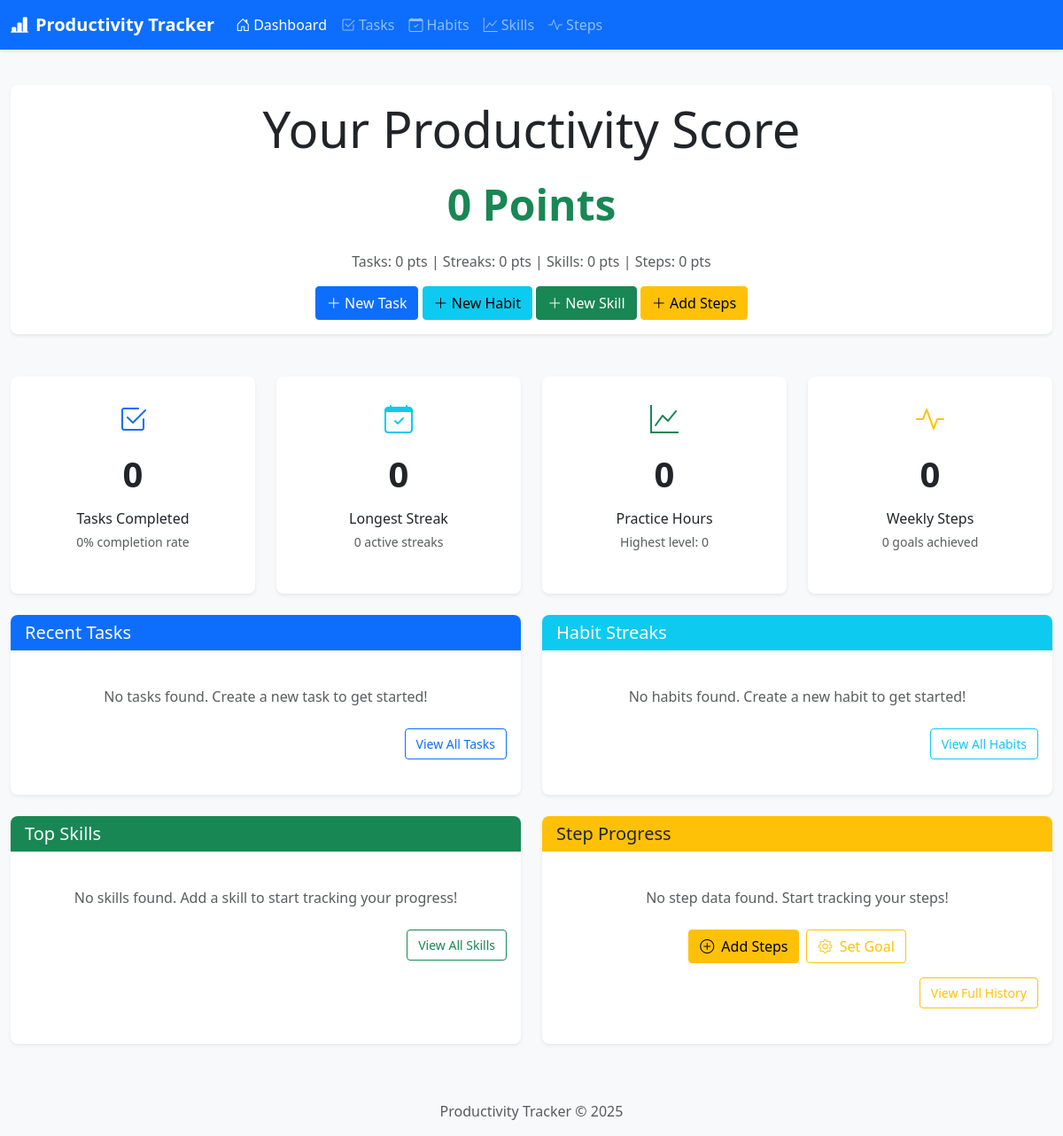
Before: / with the older database file.
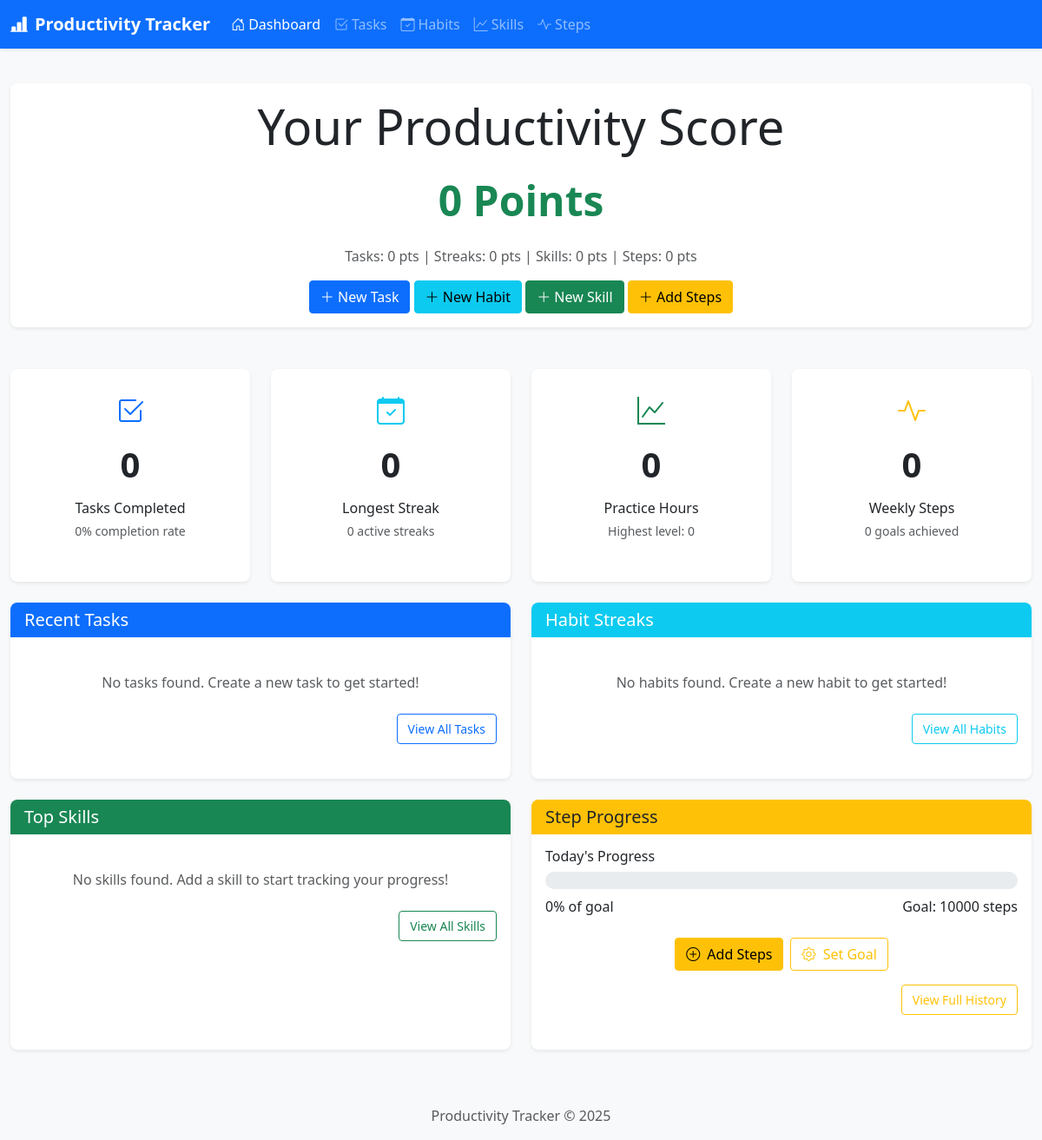
After: the same page with the newer database file.
### productivity_tracker/models/step_count.py (models this page shows, shortened)
class StepCount(db.Model):
    id = db.Column(db.Integer, primary_key=True)
    date = db.Column(db.Date, default=date.today, nullable=False)
    steps = db.Column(db.Integer, default=0)
    goal = db.Column(db.Integer, default=10000)
    created_at = db.Column(db.DateTime, default=datetime.utcnow)
    def goal_achieved(self):
        return self.steps >= self.goal
    def progress_percentage(self):
        if self.goal == 0:  # Avoid division by zero
            return 100
        return min(100, int((self.steps / self.goal) * 100))

### productivity_tracker/routes/home.py (the view)
@home.route('/')
def index():
    stats = get_total_stats()
    recent_tasks = Task.query.order_by(desc(Task.created_at)).limit(5).all()
    recent_habits = Habit.query.order_by(desc(Habit.current_streak)).limit(5).all()
    top_skills = Skill.query.order_by(desc(Skill.level)).limit(3).all()
    last_week = date.today() - timedelta(days=7)
    step_history = StepCount.query.filter(StepCount.date >= last_week).order_by(StepCount.date).all()
    today = date.today()
    now = datetime.now()
    return render_template('home.html',
                           stats=stats,
                           recent_tasks=recent_tasks,
                           recent_habits=recent_habits,
                           top_skills=top_skills,
                           step_history=step_history,
                           today=today,
                           now=now)

### productivity_tracker/templates/home.html (shortened to what this page needs)
{% extends "layout.html" %}
{% block content %}
<div class="row">
    <div class="col-md-12 mb-4">
        <div class="card">
            <div class="card-body text-center">
                <h1 class="display-4 mb-0">Your Productivity Score</h1>
                <div class="points-display my-3">{{ stats.total_points }} Points</div>
                <div class="text-muted mb-3">
                    Tasks: {{ stats.task_points }} pts | Streaks: {{ stats.streak_points }} pts |
                    Skills: {{ stats.skill_points }} pts | Steps: {{ stats.step_points }} pts
                </div>
                <div class="d-grid gap-2 d-md-block">
                    <a href="{{ url_for('tasks.new_task') }}" class="btn btn-primary">
                        <i class="bi bi-plus-lg"></i> New Task
                    </a>
                    <a href="{{ url_for('habits.new_habit') }}" class="btn btn-info">
                        <i class="bi bi-plus-lg"></i> New Habit
                    </a>
                    <a href="{{ url_for('skills.new_skill') }}" class="btn btn-success">
                        <i class="bi bi-plus-lg"></i> New Skill
                    </a>
                    <a href="{{ url_for('steps.add_steps') }}" class="btn btn-warning">
                        <i class="bi bi-plus-lg"></i> Add Steps
                    </a>
                </div>
            </div>
        </div>
    </div>
</div>
<div class="row mb-4">
    <div class="col-md-3">
        <div class="card stat-card">
            <i class="bi bi-check2-square text-primary" style="font-size: 2rem;"></i>
            <div class="stat-value">{{ stats.completed_tasks }}</div>
            <div class="stat-label">Tasks Completed</div>
            <div class="text-muted small">{{ stats.task_completion_rate }}% completion rate</div>
        </div>
    </div>
    <div class="col-md-3">
        <div class="card stat-card">
            <i class="bi bi-calendar-check text-info" style="font-size: 2rem;"></i>
            <div class="stat-value">{{ stats.longest_streak }}</div>
            <div class="stat-label">Longest Streak</div>
            <div class="text-muted small">{{ stats.active_streaks }} active streaks</div>
        </div>
    </div>
    <div class="col-md-3">
        <div class="card stat-card">
            <i class="bi bi-graph-up text-success" style="font-size: 2rem;"></i>
            <div class="stat-value">{{ stats.total_practice_hours|round(1) }}</div>
            <div class="stat-label">Practice Hours</div>
            <div class="text-muted small">Highest level: {{ stats.highest_skill_level }}</div>
        </div>
    </div>
    <div class="col-md-3">
        <div class="card stat-card">
            <i class="bi bi-activity text-warning" style="font-size: 2rem;"></i>
            <div class="stat-value">{{ stats.weekly_steps }}</div>
            <div class="stat-label">Weekly Steps</div>
            <div class="text-muted small">{{ stats.goals_achieved }} goals achieved</div>
        </div>
    </div>
</div>
<div class="row">
    <div class="col-md-6 mb-4">
        <div class="card h-100">
            <div class="card-header bg-primary text-white">
                <h5 class="mb-0">Recent Tasks</h5>
            </div>
            <div class="card-body">
                {% if recent_tasks %}
                    <ul class="list-group list-group-flush">
                        {% for task in recent_tasks %}
                            <li class="list-group-item task-list-item {% if task.completed %}task-completed{% endif %}">
                                <div class="d-flex justify-content-between align-items-center">
                                    <div>
                                        {% if task.completed %}
                                            <i class="bi bi-check-circle-fill text-success me-2"></i>
                                        {% else %}
                                            <i class="bi bi-circle text-muted me-2"></i>
                                        {% endif %}
                                        <a href="{{ url_for('tasks.task_detail', task_id=task.id) }}" class="text-decoration-none">
                                            {{ task.title }}
                                        </a>
                                        <span class="badge bg-secondary duration-badge ms-2">{{ task.duration }} min</span>
                                    </div>
                                    {% if not task.completed %}
                                        <form action="{{ url_for('tasks.complete_task', task_id=task.id) }}" method="post" class="d-inline">
                                            <button type="submit" class="btn btn-sm btn-outline-success">Complete</button>
                                        </form>
                                    {% endif %}
                                </div>
                            </li>
                        {% endfor %}
                    </ul>
                {% else %}
                    <p class="text-center text-muted my-4">No tasks found. Create a new task to get started!</p>
                {% endif %}
                <div class="mt-3 text-end">
                    <a href="{{ url_for('tasks.task_list') }}" class="btn btn-sm btn-outline-primary">View All Tasks</a>
                </div>
            </div>
        </div>
    </div>
    <div class="col-md-6 mb-4">
        <div class="card h-100">
            <div class="card-header bg-info text-white">
                <h5 class="mb-0">Habit Streaks</h5>
            </div>
            <div class="card-body">
                {% if recent_habits %}
                    <ul class="list-group list-group-flush">
                        {% for habit in recent_habits %}
                            <li class="list-group-item habit-list-item {% if habit.current_streak > 0 %}habit-active{% endif %}">
                                <div class="d-flex justify-content-between align-items-center">
                                    <div>
                                        <a href="{{ url_for('habits.habit_detail', habit_id=habit.id) }}" class="text-decoration-none">
                                            {{ habit.title }}
                                        </a>
                                        <span class="badge bg-info ms-2">{{ habit.frequency }}</span>
                                    </div>
                                    <div class="d-flex align-items-center">
                                        <span class="streak-display me-3">{{ habit.current_streak }} days</span>
                                        {% if habit.last_completed != today %}
                                            <form action="{{ url_for('habits.complete_habit', habit_id=habit.id) }}" method="post" class="d-inline">
                                                <button type="submit" class="btn btn-sm btn-outline-info">Complete</button>
                                            </form>
                                        {% else %}
                                            <span class="badge bg-success">Done Today</span>
                                        {% endif %}
                                    </div>
                                </div>
                            </li>
                        {% endfor %}
                    </ul>
                {% else %}
                    <p class="text-center text-muted my-4">No habits found. Create a new habit to get started!</p>
                {% endif %}
                <div class="mt-3 text-end">
                    <a href="{{ url_for('habits.habit_list') }}" class="btn btn-sm btn-outline-info">View All Habits</a>
                </div>
            </div>
        </div>
    </div>
</div>
<div class="row">
    <div class="col-md-6 mb-4">
        <div class="card h-100">
            <div class="card-header bg-success text-white">
                <h5 class="mb-0">Top Skills</h5>
            </div>
            <div class="card-body">
                {% if top_skills %}
                    <ul class="list-group list-group-flush">
                        {% for skill in top_skills %}
                            <li class="list-group-item">
                                <div class="d-flex justify-content-between align-items-center">
                                    <div>
                                        <span class="skill-level me-2">{{ skill.level }}</span>
                                        <a href="{{ url_for('skills.skill_detail', skill_id=skill.id) }}" class="text-decoration-none">
                                            {{ skill.name }}
                                        </a>
                                    </div>
                                    <div class="d-flex align-items-center">
                                        <span class="me-3">{{ skill.total_hours|round(1) }} hours</span>
                                        <a href="{{ url_for('skills.practice_skill', skill_id=skill.id) }}" class="btn btn-sm btn-outline-success">
                                            Practice
                                        </a>
                                    </div>
                                </div>
                            </li>
                        {% endfor %}
                    </ul>
                {% else %}
                    <p class="text-center text-muted my-4">No skills found. Add a skill to start tracking your progress!</p>
                {% endif %}
                <div class="mt-3 text-end">
                    <a href="{{ url_for('skills.skill_list') }}" class="btn btn-sm btn-outline-success">View All Skills</a>
                </div>
            </div>
        </div>
    </div>
    <div class="col-md-6 mb-4">
        <div class="card h-100">
            <div class="card-header bg-warning text-dark">
                <h5 class="mb-0">Step Progress</h5>
            </div>
            <div class="card-body">
                {% if step_history %}
                    <div class="mb-4">
                        <h6 class="mb-2">Today's Progress</h6>
                        {% set today_record = step_history[-1] if step_history else None %}
                        {% if today_record %}
                            <div class="progress mb-2" style="height: 20px;">
                            </div>
                            <div class="d-flex justify-content-between">
                                <div>{{ today_record.progress_percentage() }}% of goal</div>
                                <div>Goal: {{ today_record.goal }} steps</div>
                            </div>
                        {% else %}
                            <p class="text-muted">No step data for today.</p>
                        {% endif %}
                    </div>
                    <div class="d-grid gap-2 d-md-flex justify-content-md-center">
                        <a href="{{ url_for('steps.add_steps') }}" class="btn btn-warning">
                            <i class="bi bi-plus-circle me-1"></i> Add Steps
                        </a>
                        <a href="{{ url_for('steps.set_goal') }}" class="btn btn-outline-warning">
                            <i class="bi bi-gear me-1"></i> Set Goal
                        </a>
                    </div>
                {% else %}
                    <p class="text-center text-muted my-4">No step data found. Start tracking your steps!</p>
                    <div class="d-grid gap-2 d-md-flex justify-content-md-center">
                        <a href="{{ url_for('steps.add_steps') }}" class="btn btn-warning">
                            <i class="bi bi-plus-circle me-1"></i> Add Steps
                        </a>
                        <a href="{{ url_for('steps.set_goal') }}" class="btn btn-outline-warning">
                            <i class="bi bi-gear me-1"></i> Set Goal
                        </a>
                    </div>
                {% endif %}
                <div class="mt-3 text-end">
                    <a href="{{ url_for('steps.step_history') }}" class="btn btn-sm btn-outline-warning">View Full History</a>
                </div>
            </div>
        </div>
    </div>
</div>
{% endblock %}

### productivity_tracker/templates/layout.html (shortened to what this page needs)
<!DOCTYPE html>
<html lang="en">
<head>
    <link href="https://cdn.jsdelivr.net/npm/bootstrap@5.3.0-alpha1/dist/css/bootstrap.min.css" rel="stylesheet">
    <link rel="stylesheet" href="https://cdn.jsdelivr.net/npm/bootstrap-icons@1.10.3/font/bootstrap-icons.css">
    <link rel="stylesheet" href="{{ url_for('static', filename='css/main.css') }}">
</head>
<body>
    <nav class="navbar navbar-expand-lg navbar-dark bg-primary">
        <div class="container">
            <a class="navbar-brand" href="{{ url_for('home.index') }}">
                <i class="bi bi-bar-chart-line-fill me-2"></i>Productivity Tracker
            </a>
            <div class="collapse navbar-collapse" id="navbarMain">
                <ul class="navbar-nav me-auto">
                    <li class="nav-item">
                        <a class="nav-link {% if request.endpoint.startswith('home') %}active{% endif %}"
                           href="{{ url_for('home.index') }}">
                            <i class="bi bi-house-door me-1"></i>Dashboard
                        </a>
                    </li>
                    <li class="nav-item">
                        <a class="nav-link {% if request.endpoint.startswith('tasks') %}active{% endif %}"
                           href="{{ url_for('tasks.task_list') }}">
                            <i class="bi bi-check2-square me-1"></i>Tasks
                        </a>
                    </li>
                    <li class="nav-item">
                        <a class="nav-link {% if request.endpoint.startswith('habits') %}active{% endif %}"
                           href="{{ url_for('habits.habit_list') }}">
                            <i class="bi bi-calendar-check me-1"></i>Habits
                        </a>
                    </li>
                    <li class="nav-item">
                        <a class="nav-link {% if request.endpoint.startswith('skills') %}active{% endif %}"
                           href="{{ url_for('skills.skill_list') }}">
                            <i class="bi bi-graph-up me-1"></i>Skills
                        </a>
                    </li>
                    <li class="nav-item">
                        <a class="nav-link {% if request.endpoint.startswith('steps') %}active{% endif %}"
                           href="{{ url_for('steps.step_history') }}">
                            <i class="bi bi-activity me-1"></i>Steps
                        </a>
                    </li>
                </ul>
            </div>
        </div>
    </nav>
    <main class="container py-4">
        {% block content %}{% endblock %}
    </main>
    <footer class="footer mt-auto py-3 bg-light">
        <div class="container text-center">
            <span class="text-muted">Productivity Tracker &copy; {{ now.year }}</span>
        </div>
    </footer>
</body>
</html>

Changed rows visible on the page:
added StepCount: progress_percentage "0", goal "10000"
Other visible differences:
text no longer shown: "No step data found. Start tracking your steps!"
text now shown: "Today's Progress % of goal Goal: steps"
